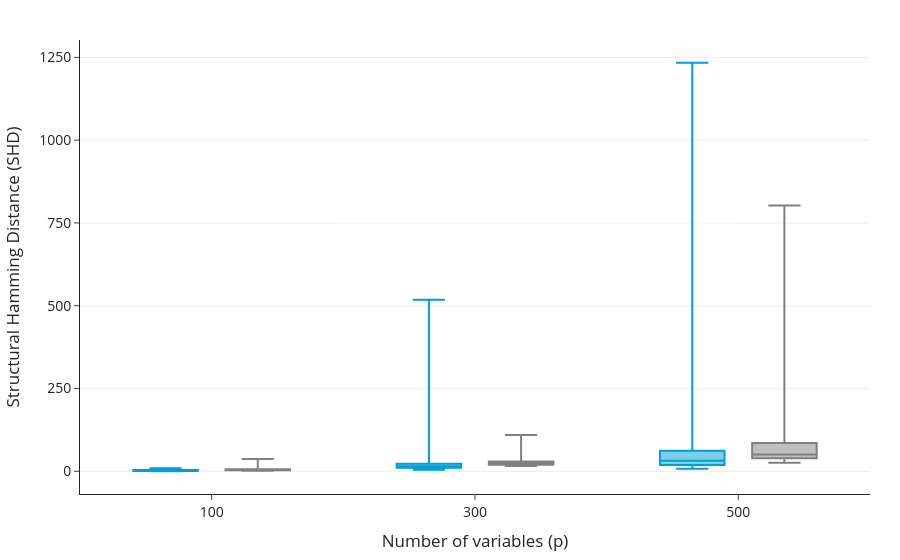

The cell this chart's notebook holds for it:
### Code cell
plot_shd_main_figure_plotly(df = df, n_fixed = 2_000, p_values= [100,300,500], debug_points=False)

### Figure 1 — Plotly figure (JSON) as saved in the notebook; plotly's stock layout.template omitted (floating-point values rounded to 4 significant figures; data arrays with more than 128 entries replaced by an {"elided": "..."} marker saying what was removed)
{"data": [{"alignmentgroup": "True", "boxpoints": false, "hovertemplate": "=Roots Screening<br>Number of variables (p)=%{x}<br>Structural Hamming Distance (SHD)=%{y}<extra></extra>", "legendgroup": "Roots Screening", "marker": {"color": "#009fd4"}, "name": "Roots Screening", "notched": false, "offsetgroup": "Roots Screening", "orientation": "v", "showlegend": true, "type": "box", "x": {"elided": "180 int values"}, "x0": " ", "xaxis": "x", "y": {"elided": "180 int values"}, "y0": " ", "yaxis": "y"}, {"alignmentgroup": "True", "boxpoints": false, "hovertemplate": "=DirectLiNGAM<br>Number of variables (p)=%{x}<br>Structural Hamming Distance (SHD)=%{y}<extra></extra>", "legendgroup": "DirectLiNGAM", "marker": {"color": "#808080"}, "name": "DirectLiNGAM", "notched": false, "offsetgroup": "DirectLiNGAM", "orientation": "v", "showlegend": true, "type": "box", "x": {"elided": "180 int values"}, "x0": " ", "xaxis": "x", "y": {"elided": "180 int values"}, "y0": " ", "yaxis": "y"}], "layout": {"boxmode": "group", "font": {"size": 14}, "legend": {"bgcolor": "rgba(255,255,255,0.0)", "borderwidth": 0, "font": {"size": 13}, "itemsizing": "constant", "title": {"text": ""}, "tracegroupgap": 0, "x": 0.02, "xanchor": "left", "y": 0.98, "yanchor": "top"}, "margin": {"b": 60, "l": 70, "r": 30, "t": 40}, "showlegend": false, "title": {"x": 0.5}, "xaxis": {"anchor": "y", "domain": [0, 1], "showgrid": false, "title": {"text": "Number of variables (p)"}}, "yaxis": {"anchor": "x", "domain": [0, 1], "gridcolor": "rgba(0,0,0,0.08)", "showgrid": true, "tickmode": "array", "tickvals": [0, 250, 500, 750, 1000, 1250], "title": {"text": "Structural Hamming Distance (SHD)"}}}}
